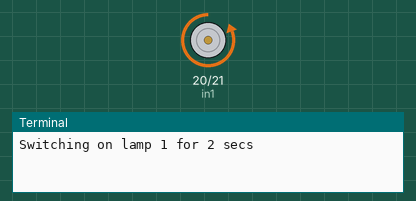
Recording of a program running on a simulated Raspberry Pi (BCM pin numbers). Shown: motor-driver pin pairs drawn as motors (green arrow = first pin HIGH = forward, orange = second pin HIGH = backward, longer = more drive), the last lines printed to the terminal. At 12.0 s the program stops and its outputs stay as they are.

Above: at 0.1 s.
At 2.1 s:
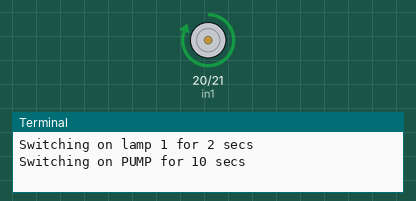
At 12.1 s:
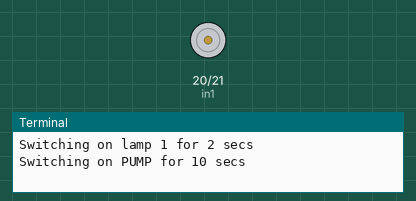
Timing chart, 0 to 13.5 s (numbered marks = the images above):
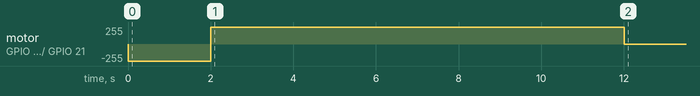

The program:

pump-after-lamp-for-10sec.py
```python
#importing RPi GPIO library to control GIPO pins
import RPi.GPIO as GPIO

#importing time library to put sleep for certain time
import time

#defining GPIO pin
in1 = 20
in2 = 21

#Set GPIO mode to BCM
GPIO.setmode(GPIO.BCM)

#Seting GPIO pin out as defined above
GPIO.setup(in1,GPIO.OUT)
GPIO.setup(in2,GPIO.OUT)

print "Switching on lamp 1 for 2 secs"

#Seting GPIO pin out to LOW for switch on light
GPIO.output(in1,GPIO.LOW)
GPIO.output(in2,GPIO.HIGH)
#Puting sleep for 2 secs so light will stay on for 2 secs
time.sleep(2)

#Switing off lamp 1
GPIO.output(in1,GPIO.HIGH)

print "Switching on PUMP for 10 secs"
GPIO.output(in2,GPIO.LOW)
time.sleep(10)

#This will clean up GPIO pins and light will be off
GPIO.cleanup()
```

Measured:
- by itself, motor on GPIO 20 (in1) / GPIO 21 (in2): stopped → backward 255/255 at 0.00 s, → forward 255/255 2.0 s later, → stopped 10.0 s later
